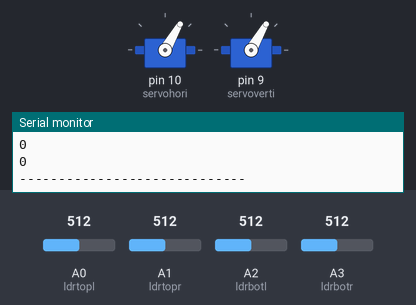
A sketch run on a simulated Arduino Uno, built with avr-gcc and run on an emulated ATmega328P. Shown: 2 × servo, the last lines printed to the serial monitor. The inputs (shaded band) are chosen by the test bench; at power-on: A0 (ldrtopl) = 512, A1 (ldrtopr) = 512, A2 (ldrbotl) = 512, A3 (ldrbotr) = 512.

Above: at 1.7 s.
1.8 s: A0 (ldrtopl) set to 545
At 4.47 s:
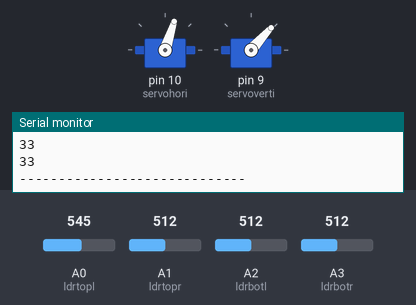
4.8 s: A1 (ldrtopr) set to 542
At 7.01 s:
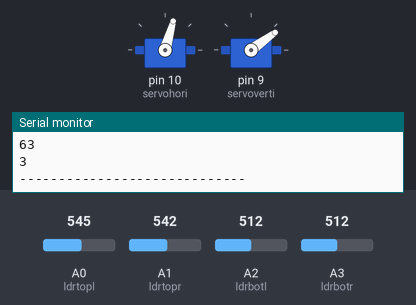
7.8 s: A2 (ldrbotl) set to 535
At 9.63 s:
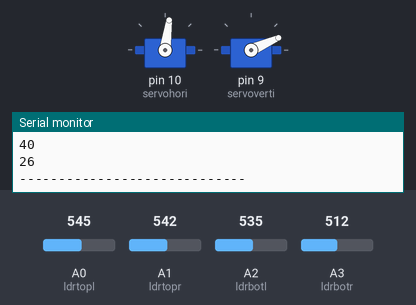
10.8 s: A1 (ldrtopr) set to 716
13.8 s: A3 (ldrbotr) set to 716
At 13.83 s:
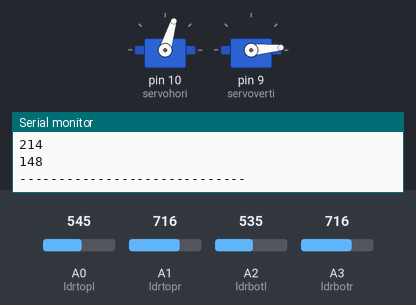
16.8 s: A0 (ldrtopl) set to 716
At 17.01 s:
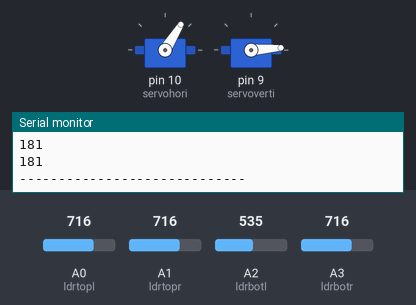
Timing chart, 0 to 22.8 s (numbered marks = the images above; inputs shaded):
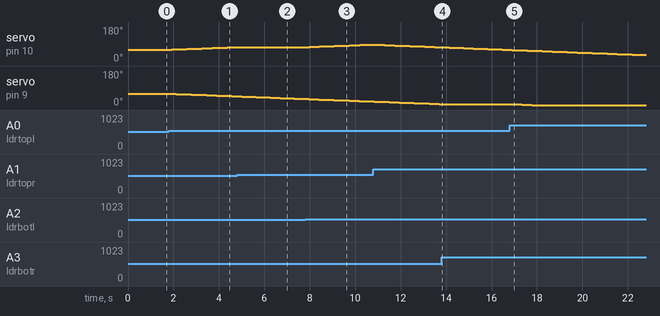

The sketch:

solar_tracker_updated.ino
```cpp
//Ingeimaks
#include <Servo.h>
//definiamo i servomotori orizzontale e verticale
Servo servohori;
int servoh = 0;
int servohLimitHigh = 160;
int servohLimitLow = 60;

Servo servoverti;
int servov = 0;
int servovLimitHigh = 160;
int servovLimitLow = 60;
//Pin fotoresistenze
int ldrtopl = 0; //top left
int ldrtopr = 1; //top right
int ldrbotl = 2; // bottom left
int ldrbotr = 3; // bottom right

 void setup ()
 {
  servohori.attach(10);
  servohori.write(60);
  servoverti.attach(9);
  servoverti.write(60);
  Serial.begin(9600);
  delay(500);

 }

void loop()
{
  servoh = servohori.read();
  servov = servoverti.read();
  //Valore Analogico delle fotoresistenza
  int topl = analogRead(ldrtopl);
  int topr = analogRead(ldrtopr);
  int botl = analogRead(ldrbotl);
  int botr = analogRead(ldrbotr);
  // Calcoliamo una Media
  int avgtop = (topl + topr) ; //average of top
  int avgbot = (botl + botr) ; //average of bottom
  int avgleft = (topl + botl) ; //average of left
  int avgright = (topr + botr) ; //average of right

  int top_bottom_diff = abs(avgtop - avgbot);
  int left_right_diff = abs(avgleft - avgright);
  Serial.println(top_bottom_diff);

  Serial.println(left_right_diff);

  Serial.println("-----------------------------");

  if (avgtop < avgbot && top_bottom_diff > 15)
  {
    servoverti.write(servov +1);
    if (servov > servovLimitHigh)
     {
      servov = servovLimitHigh;
     }
    delay(10);
  }
  else if (avgbot < avgtop && top_bottom_diff > 15)
  {
    servoverti.write(servov -1);
    if (servov < servovLimitLow)
  {
    servov = servovLimitLow;
  }
    delay(10);
  }
  else
  {
    servoverti.write(servov);
  }

  if (avgleft > avgright && left_right_diff > 15)
  {
    servohori.write(servoh +1);
    if (servoh > servohLimitHigh)
    {
    servoh = servohLimitHigh;
    }
    delay(10);
  }
  else if (avgright > avgleft && left_right_diff > 15)
  {
    servohori.write(servoh -1);
    if (servoh < servohLimitLow)
     {
     servoh = servohLimitLow;
     }
    delay(10);
  }
  else
  {
    servohori.write(servoh);
  }
  delay(200);
}
```

Measured:
- the behaviour switches between 527 and 528 on A0 (ldrtopl) (found by bisection; images 0 and 1)
- the behaviour switches between 529 and 530 on A1 (ldrtopr) (found by bisection; images 1 and 2)
- the behaviour switches between 524 and 525 on A2 (ldrbotl) (found by bisection; images 2 and 3)
- after the input at 1.8 s, servo on pin 10 (servohori): moves from 60° to 73° over 2.7 s, starting after 0.13 s; servo on pin 9 (servoverti): moves from 60° to 46° over 2.9 s, starting after 0.11 s
- after the input at 4.8 s, servo on pin 10 (servohori): goes on until 4.8 s, then stays 74°
- after the input at 7.8 s, servo on pin 10 (servohori): moves from 74° to 87° over 2.7 s, starting after 0.18 s
- after the input at 13.8 s, servo on pin 9 (servoverti): stays 5° (without the input it goes to 4° after 0.13 s)
- after the input at 16.8 s, servo on pin 9 (servoverti): moves from 5° to 0° over 0.88 s, starting after 0.09 s
